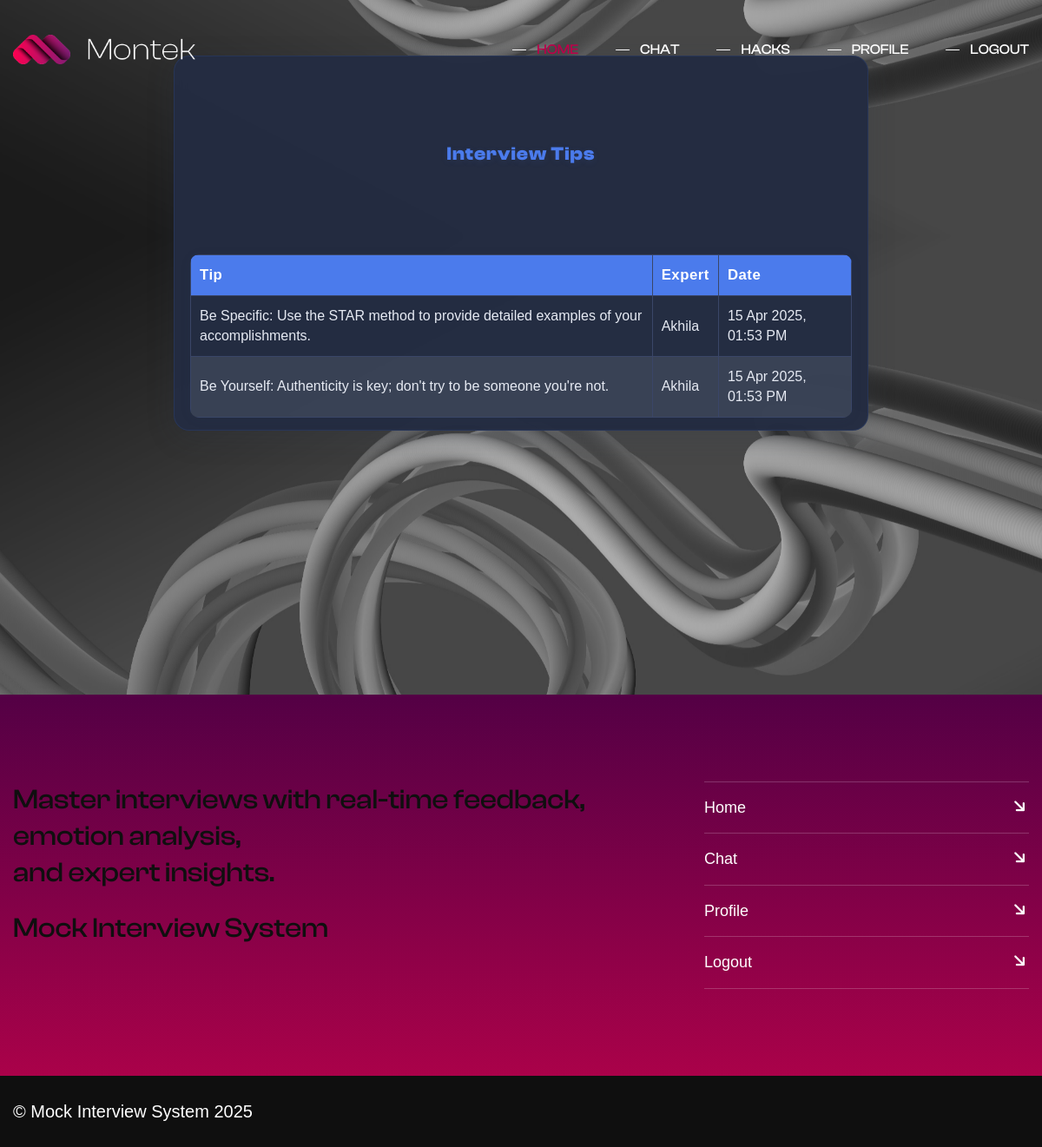
/view_tips/, run on the app's committed database.
### mockapp/models.py (models this page shows, shortened)
class InterviewTips(models.Model):
    expert = models.ForeignKey(Experts, on_delete=models.CASCADE)  # Link to the expert's login
    tip = models.TextField()  # The interview tip
    date_created = models.DateTimeField(default=now)  # Automatically store the creation date

class Experts(models.Model):
    GENDER_CHOICES = [
        ('M', 'Male'),
        ('F', 'Female'),
        ('O', 'Other'),
    ]
    name = models.CharField(max_length=100)
    gender = models.CharField(max_length=1, choices=GENDER_CHOICES)
    dob = models.DateField()
    contact = models.CharField(max_length=15)
    field=models.CharField(max_length=100,default=0)
    experience=models.CharField(max_length=100,default=0)
    Login_id = models.OneToOneField(Login, on_delete=models.CASCADE)

### mockapp/views.py (the view)
# urls.py: path('view_tips/', views.view_tips, name='view_tips'),
def view_tips(request):
    tips = InterviewTips.objects.all().order_by('-date_created')  # Show the latest tips first
    return render(request, 'view_tips.html', {'tips': tips})

### mockapp/templates/view_tips.html (shortened to what this page needs)
{% extends "header.html" %}
{% load static %}
{% block content %}
<div class="tips-bg">
    <div class="tips-frame">
        <h1>Interview Tips</h1>
        <table>
            <thead>
                <tr>
                    <th>Tip</th>
                    <th>Expert</th>
                    <th>Date</th>
                </tr>
            </thead>
            <tbody>
                {% for tip in tips %}
                <tr>
                    <td>{{ tip.tip }}</td>
                    <td>{{ tip.expert.name }}</td>
                    <td>{{ tip.date_created|date:"d M Y, h:i A" }}</td>
                </tr>
                {% empty %}
                <tr>
                    <td colspan="3" class="no-data">No tips available.</td>
                </tr>
                {% endfor %}
            </tbody>
        </table>
    </div>
</div>
{% endblock %}

### mockapp/static/user/assets/css/style.css (style rules this page uses)
html { scroll-behavior: smooth; }

### mockapp/static/user/assets/css/global.css (style rules this page uses)
:root { --main-color: rgb(186,2,74); --main-color-rgb:186,2,74; --color-two: rgb(84,0,69); --color-two-rgb:84,0,69; --color-three: rgb(18,12,18); --color-three-rgb:18,12,18; --color-four: rgb(15,15,15); --color-four-rgb:15,15,15; --white-color:rgb(255,255,255); --white-color-rgb:255,255,255; --black-color:rgb(0,0,0); --black-color-rgb:0,0,0; }
* { margin:0px; padding:0px; border:none; outline:none; }
body { font-family: 'Clash Display'; line-height:1.6em; font-weight:400; font-size:14px; -webkit-font-smoothing: antialiased; -moz-font-smoothing: antialiased; }
h1,h2,h3,h4,h5,h6 { position:relative; margin:0px; background:none; color:var(--color-four); font-family: 'Clash Display'; }
h1 { line-height:180px; font-size:200px; font-weight: 700; }

### data on the page
InterviewTips: tip "Be Specific: Use the STAR method to provide detailed examples of your accomplishments.", expert.name "Akhila", date_created "15 Apr 2025, 01:53 PM"
InterviewTips: tip "Be Yourself: Authenticity is key; don't try to be someone you're not.", expert.name "Akhila", date_created "15 Apr 2025, 01:53 PM"
